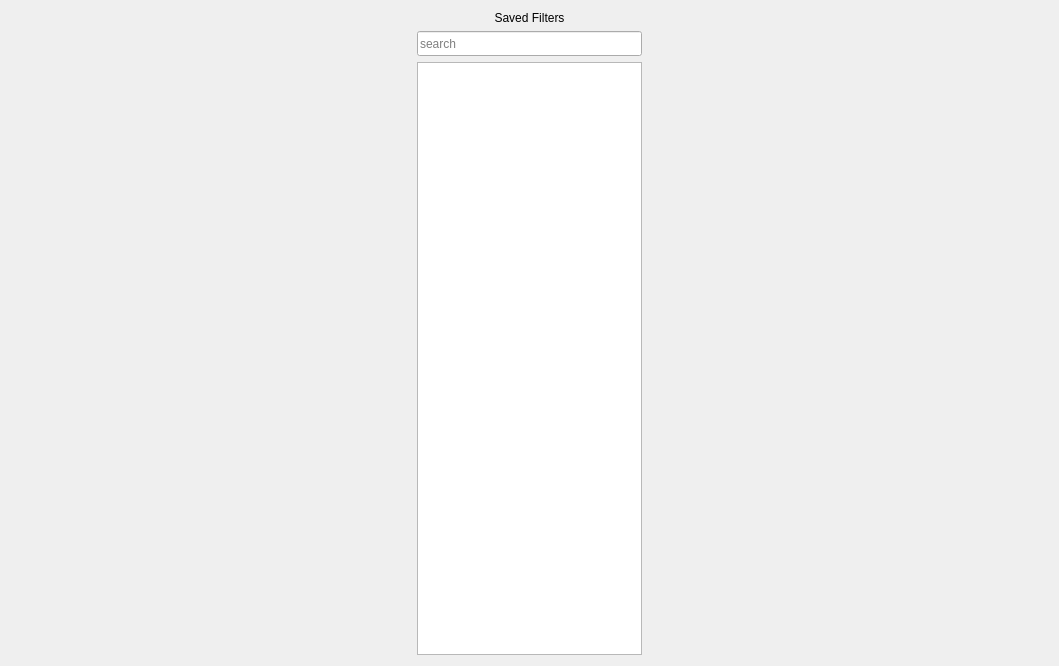
<?xml version="1.0" encoding="UTF-8"?>
<ui version="4.0">
 <class>Form</class>
 <widget class="QWidget" name="Form">
  <property name="geometry">
   <rect>
    <x>0</x>
    <y>0</y>
    <width>1059</width>
    <height>666</height>
   </rect>
  </property>
  <property name="windowTitle">
   <string>Form</string>
  </property>
  <layout class="QVBoxLayout" name="verticalLayout_5">
   <item>
    <layout class="QHBoxLayout" name="horizontalLayout_2">
     <item>
      <layout class="QVBoxLayout" name="verticalLayout_6">
       <property name="sizeConstraint">
        <enum>QLayout::SetDefaultConstraint</enum>
       </property>
       <item>
        <widget class="QLabel" name="label">
         <property name="sizePolicy">
          <sizepolicy hsizetype="Maximum" vsizetype="Preferred">
           <horstretch>0</horstretch>
           <verstretch>0</verstretch>
          </sizepolicy>
         </property>
         <property name="minimumSize">
          <size>
           <width>225</width>
           <height>0</height>
          </size>
         </property>
         <property name="maximumSize">
          <size>
           <width>225</width>
           <height>16777215</height>
          </size>
         </property>
         <property name="text">
          <string>Saved Filters</string>
         </property>
         <property name="alignment">
          <set>Qt::AlignCenter</set>
         </property>
        </widget>
       </item>
       <item>
        <widget class="QLineEdit" name="filter_search_lineEdit">
         <property name="minimumSize">
          <size>
           <width>225</width>
           <height>25</height>
          </size>
         </property>
         <property name="maximumSize">
          <size>
           <width>225</width>
           <height>25</height>
          </size>
         </property>
         <property name="placeholderText">
          <string>search</string>
         </property>
        </widget>
       </item>
       <item>
        <widget class="QListWidget" name="listWidget">
         <property name="sizePolicy">
          <sizepolicy hsizetype="Fixed" vsizetype="Expanding">
           <horstretch>0</horstretch>
           <verstretch>0</verstretch>
          </sizepolicy>
         </property>
         <property name="minimumSize">
          <size>
           <width>225</width>
           <height>50</height>
          </size>
         </property>
         <property name="maximumSize">
          <size>
           <width>225</width>
           <height>16777215</height>
          </size>
         </property>
        </widget>
       </item>
      </layout>
     </item>
    </layout>
   </item>
  </layout>
 </widget>
 <resources/>
 <connections/>
</ui>
